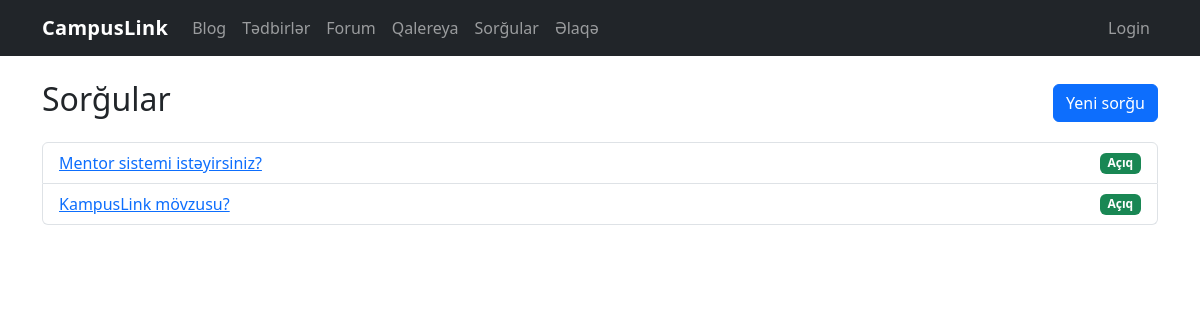
/polls/, run on an earlier commit of the app's database.
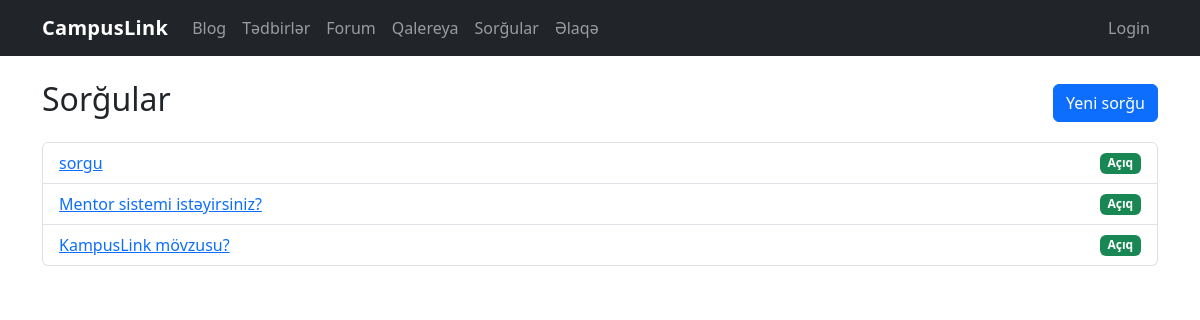
And on a later commit of the database.
### tables this page shows
CREATE TABLE polls (
            id INTEGER PRIMARY KEY AUTOINCREMENT,
            question TEXT NOT NULL,
            options_json TEXT NOT NULL,
            created_at TEXT NOT NULL,
            is_closed INTEGER NOT NULL DEFAULT 0
        );

### polls.py (the view)
@bp.route("/")
def list_polls():
    db = get_db()
    cursor = db.execute("SELECT * FROM polls ORDER BY id DESC")
    polls = [dict(row) for row in cursor.fetchall()]
    return render_template("polls/list.html", polls=polls)

### database.py (called while the page is built)
def get_db():
    if "db" not in g:
        g.db = sqlite3.connect(DB_PATH)
        g.db.row_factory = sqlite3.Row
    return g.db

### forum.py (called while the page is built, shortened)
def _current_user_display() -> str:
    role = session.get("role") or "guest"
    if role == "admin":
        return (session.get("admin_name") or session.get("user_name") or "Admin").strip() or "Admin"
    if role == "user":
        return (session.get("user_name") or "User").strip() or "User"
    return "Guest"

@bp.app_context_processor
def _inject_forum_auth():
    return {"forum_role": session.get("role") or "guest", "forum_name": _current_user_display()}

def ensure_forum_schema() -> None:
    global _schema_ready
    if _schema_ready:
        return

@bp.before_app_request
def _forum_schema_bootstrap():
    db = get_db()
    db.execute("PRAGMA foreign_keys = ON;")
    ensure_forum_schema()

### polls.py (called while the page is built)
@bp.before_app_request
def ensure_session():
    if "voter_id" not in session:
        session["voter_id"] = secrets.token_hex(8)
    return None

### templates/polls/list.html (shortened to what this page needs)
{% extends "base.html" %}
{% block content %}
  <div class="d-flex justify-content-between align-items-center mb-3">
    <h2>Sorğular</h2>
    <a href="{{ url_for('polls.new') }}" class="btn btn-primary">Yeni sorğu</a>
  </div>
  <ul class="list-group">
    {% for p in polls %}
      <li class="list-group-item d-flex justify-content-between align-items-center">
        <a href="{{ url_for('polls.detail', poll_id=p['id']) }}">{{ p["question"] }}</a>
        {% if p['is_closed'] %}<span class="badge bg-secondary">Bağlı</span>{% else %}<span class="badge bg-success">Açıq</span>{% endif %}
      </li>
    {% else %}
      <li class="list-group-item">Hələ sorğu yoxdur.</li>
    {% endfor %}
  </ul>
{% endblock %}

### templates/base.html (shortened to what this page needs)
<!doctype html>
<html lang="az">
  <head>
    <link href="https://cdn.jsdelivr.net/npm/bootstrap@5.3.3/dist/css/bootstrap.min.css" rel="stylesheet">
    <link href="{{ url_for('static', filename='style.css') }}" rel="stylesheet">
  </head>
  <body>
    <nav class="navbar navbar-expand-lg navbar-dark bg-dark">
      <div class="container">
        <a class="navbar-brand" href="{{ url_for('index') }}">CampusLink</a>
        <div id="nav" class="collapse navbar-collapse">
          <ul class="navbar-nav me-auto mb-2 mb-lg-0">
            <li class="nav-item"><a class="nav-link" href="{{ url_for('blog.list_posts') }}">Blog</a></li>
            <li class="nav-item"><a class="nav-link" href="{{ url_for('events.list_events') }}">Tədbirlər</a></li>
            <li class="nav-item"><a class="nav-link" href="{{ url_for('forum.list_topics') }}">Forum</a></li>
            <li class="nav-item"><a class="nav-link" href="{{ url_for('gallery.grid') }}">Qalereya</a></li>
            <li class="nav-item"><a class="nav-link" href="{{ url_for('polls.list_polls') }}">Sorğular</a></li>
            <li class="nav-item"><a class="nav-link" href="{{ url_for('feedback.contact') }}">Əlaqə</a></li>
          </ul>
          <ul class="navbar-nav ms-auto mb-2 mb-lg-0">
            {% set role = session.get("role") or "guest" %}
            {% if role == "guest" %}
              <li class="nav-item">
                <a class="nav-link" href="{{ url_for('forum.login', next=request.full_path) }}">Login</a>
              </li>
            {% endif %}
          </ul>
        </div>
      </div>
    </nav>
    <main class="container my-4">
      {% block content %}{% endblock %}
    </main>
  </body>
</html>

### static/style.css (style rules this page uses)
body { font-family: system-ui, -apple-system, "Segoe UI", Roboto, Ubuntu, "Helvetica Neue", Arial, "Noto Sans", "Apple Color Emoji", "Segoe UI Emoji"; }
.navbar-brand { font-weight: 700; letter-spacing: .3px; }

What changed in the data, as far as the page shows it:
added polls: question "sorgu", is_closed "Açıq"
